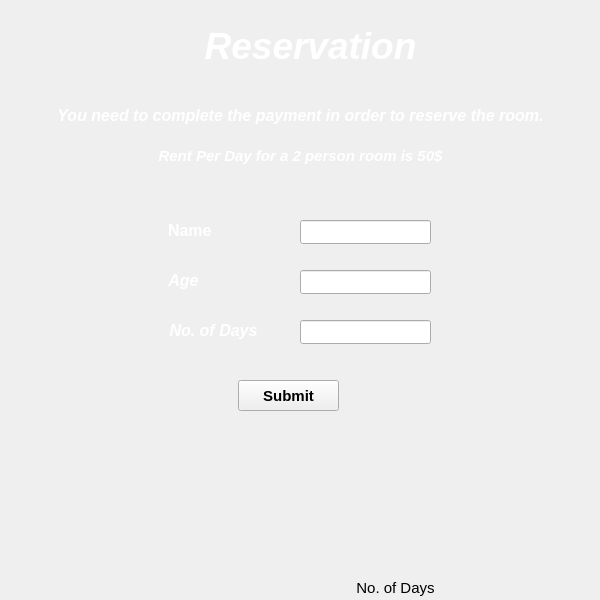
<?xml version="1.0" encoding="UTF-8"?>
<ui version="4.0">
 <class>CheckOut</class>
 <widget class="QMainWindow" name="CheckOut">
  <property name="geometry">
   <rect>
    <x>0</x>
    <y>0</y>
    <width>600</width>
    <height>600</height>
   </rect>
  </property>
  <property name="windowTitle">
   <string>MainWindow</string>
  </property>
  <widget class="QWidget" name="centralwidget">
   <widget class="QLabel" name="label">
    <property name="geometry">
     <rect>
      <x>200</x>
      <y>20</y>
      <width>221</width>
      <height>51</height>
     </rect>
    </property>
    <property name="font">
     <font>
      <pointsize>28</pointsize>
      <italic>true</italic>
      <bold>true</bold>
     </font>
    </property>
    <property name="styleSheet">
     <string notr="true">color: rgb(255, 255, 255);</string>
    </property>
    <property name="text">
     <string>Reservation</string>
    </property>
    <property name="alignment">
     <set>Qt::AlignCenter</set>
    </property>
   </widget>
   <widget class="QLabel" name="label_2">
    <property name="geometry">
     <rect>
      <x>20</x>
      <y>100</y>
      <width>561</width>
      <height>31</height>
     </rect>
    </property>
    <property name="font">
     <font>
      <pointsize>12</pointsize>
      <italic>true</italic>
      <bold>true</bold>
     </font>
    </property>
    <property name="styleSheet">
     <string notr="true">color: rgb(255, 255, 255);</string>
    </property>
    <property name="text">
     <string>You need to complete the payment in order to reserve the room.</string>
    </property>
    <property name="alignment">
     <set>Qt::AlignCenter</set>
    </property>
   </widget>
   <widget class="QLabel" name="label_3">
    <property name="geometry">
     <rect>
      <x>140</x>
      <y>140</y>
      <width>321</width>
      <height>31</height>
     </rect>
    </property>
    <property name="font">
     <font>
      <pointsize>11</pointsize>
      <italic>true</italic>
      <bold>true</bold>
     </font>
    </property>
    <property name="styleSheet">
     <string notr="true">color: rgb(255, 255, 255);</string>
    </property>
    <property name="text">
     <string>Rent Per Day for a 2 person room is 50$</string>
    </property>
    <property name="alignment">
     <set>Qt::AlignCenter</set>
    </property>
   </widget>
   <widget class="QPushButton" name="pushButton_2">
    <property name="geometry">
     <rect>
      <x>430</x>
      <y>670</y>
      <width>101</width>
      <height>31</height>
     </rect>
    </property>
    <property name="font">
     <font>
      <pointsize>11</pointsize>
     </font>
    </property>
    <property name="text">
     <string>Submit</string>
    </property>
   </widget>
   <widget class="QLabel" name="label_7">
    <property name="geometry">
     <rect>
      <x>340</x>
      <y>580</y>
      <width>111</width>
      <height>16</height>
     </rect>
    </property>
    <property name="font">
     <font>
      <pointsize>11</pointsize>
     </font>
    </property>
    <property name="text">
     <string>No. of Days</string>
    </property>
    <property name="alignment">
     <set>Qt::AlignCenter</set>
    </property>
   </widget>
   <widget class="QLineEdit" name="lineEdit_4">
    <property name="geometry">
     <rect>
      <x>300</x>
      <y>320</y>
      <width>131</width>
      <height>24</height>
     </rect>
    </property>
   </widget>
   <widget class="QLabel" name="label_6">
    <property name="geometry">
     <rect>
      <x>128</x>
      <y>270</y>
      <width>111</width>
      <height>21</height>
     </rect>
    </property>
    <property name="font">
     <font>
      <pointsize>12</pointsize>
      <italic>true</italic>
      <bold>true</bold>
     </font>
    </property>
    <property name="styleSheet">
     <string notr="true">color: rgb(255, 255, 255);</string>
    </property>
    <property name="text">
     <string>Age</string>
    </property>
    <property name="alignment">
     <set>Qt::AlignCenter</set>
    </property>
   </widget>
   <widget class="QLabel" name="label_5">
    <property name="geometry">
     <rect>
      <x>158</x>
      <y>320</y>
      <width>111</width>
      <height>21</height>
     </rect>
    </property>
    <property name="font">
     <font>
      <pointsize>12</pointsize>
      <italic>true</italic>
      <bold>true</bold>
     </font>
    </property>
    <property name="styleSheet">
     <string notr="true">color: rgb(255, 255, 255);</string>
    </property>
    <property name="text">
     <string>No. of Days</string>
    </property>
    <property name="alignment">
     <set>Qt::AlignCenter</set>
    </property>
   </widget>
   <widget class="QLabel" name="label_8">
    <property name="geometry">
     <rect>
      <x>168</x>
      <y>220</y>
      <width>71</width>
      <height>21</height>
     </rect>
    </property>
    <property name="font">
     <font>
      <pointsize>12</pointsize>
      <bold>true</bold>
     </font>
    </property>
    <property name="styleSheet">
     <string notr="true">color: rgb(255, 255, 255);</string>
    </property>
    <property name="text">
     <string>Name</string>
    </property>
   </widget>
   <widget class="QLineEdit" name="lineEdit_5">
    <property name="geometry">
     <rect>
      <x>300</x>
      <y>270</y>
      <width>131</width>
      <height>24</height>
     </rect>
    </property>
   </widget>
   <widget class="QPushButton" name="pushButton_3">
    <property name="geometry">
     <rect>
      <x>238</x>
      <y>380</y>
      <width>101</width>
      <height>31</height>
     </rect>
    </property>
    <property name="font">
     <font>
      <pointsize>11</pointsize>
      <bold>true</bold>
     </font>
    </property>
    <property name="text">
     <string>Submit</string>
    </property>
   </widget>
   <widget class="QLineEdit" name="lineEdit">
    <property name="geometry">
     <rect>
      <x>300</x>
      <y>220</y>
      <width>131</width>
      <height>24</height>
     </rect>
    </property>
   </widget>
   <widget class="QLabel" name="label_4">
    <property name="geometry">
     <rect>
      <x>-420</x>
      <y>0</y>
      <width>1021</width>
      <height>621</height>
     </rect>
    </property>
    <property name="text">
     <string/>
    </property>
    <property name="pixmap">
     <pixmap resource="picture.qrc">:/pictures/wallpaper 2048x2048 wallpapers background patterns pattern wallpapers.jpg</pixmap>
    </property>
    <property name="scaledContents">
     <bool>true</bool>
    </property>
   </widget>
   <zorder>label_4</zorder>
   <zorder>label</zorder>
   <zorder>label_2</zorder>
   <zorder>label_3</zorder>
   <zorder>pushButton_2</zorder>
   <zorder>label_7</zorder>
   <zorder>lineEdit_4</zorder>
   <zorder>label_6</zorder>
   <zorder>label_5</zorder>
   <zorder>label_8</zorder>
   <zorder>lineEdit_5</zorder>
   <zorder>pushButton_3</zorder>
   <zorder>lineEdit</zorder>
  </widget>
  <widget class="QMenuBar" name="menubar">
   <property name="geometry">
    <rect>
     <x>0</x>
     <y>0</y>
     <width>600</width>
     <height>21</height>
    </rect>
   </property>
  </widget>
 </widget>
 <resources>
  <include location="picture.qrc"/>
 </resources>
 <connections/>
</ui>
